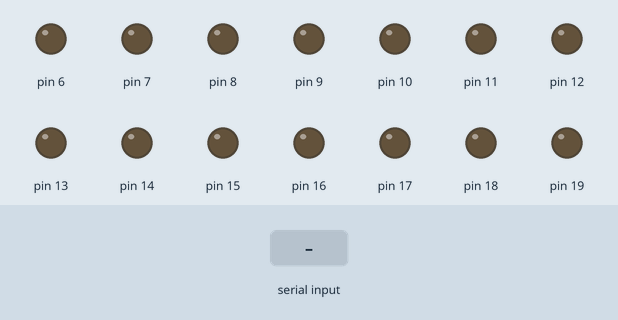
A sketch run on a simulated Arduino Uno, built with avr-gcc and run on an emulated ATmega328P. Shown: output pins drawn as LEDs (lit = HIGH). Dashed ring = blinking. The inputs (shaded band) are chosen by the test bench.

Above: at 1.2 s.
1.3 s: byte 30 received over Serial
At 2.1 s:
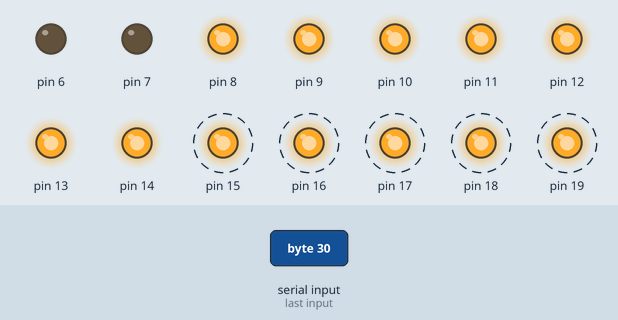
At 3.1 s:
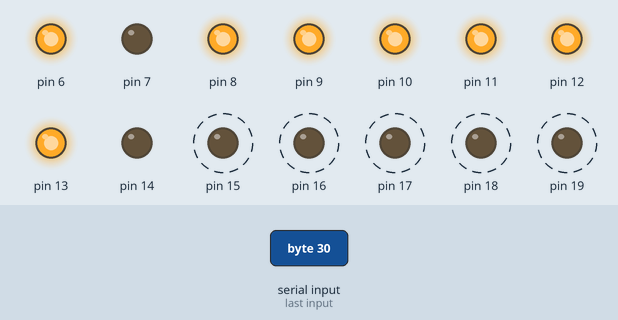
6.8 s: byte 90 received over Serial
At 8.6 s:
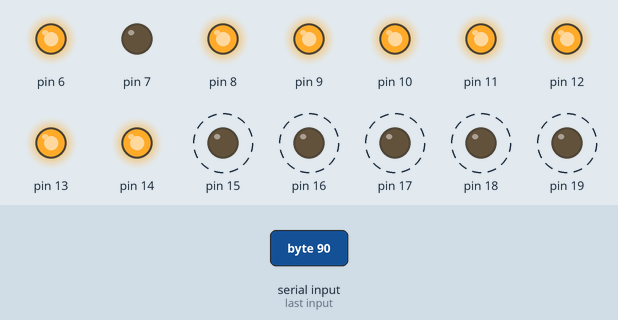
Timing chart, 0 to 12.3 s (numbered marks = the images above; inputs shaded):
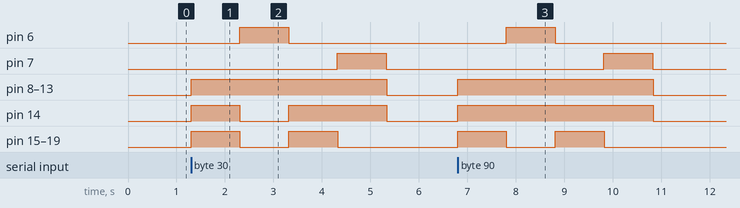

Measured:
- after the input at 1.3 s, pin 6: LOW → HIGH after 1.0 s, → LOW 1.0 s later; pin 7: LOW → HIGH after 3.0 s, → LOW 1.0 s later
- after the input at 6.8 s, pin 6: LOW → HIGH after 1.0 s, → LOW 1.0 s later; pin 7: LOW → HIGH after 3.0 s, → LOW 1.0 s later; pin 8–14: LOW → HIGH at once, → LOW 4.0 s later; pin 15–19: alternates HIGH for 1.0 s and LOW for 1.0 s, 4 changes in all, then stays LOW, starting at once

The sketch:

teste_.ino
```cpp
//#include <EEPROM.h>
int ligar = B0;
int rele_ligar = B0;
int dados = B1;
int desligar = B1;
int switchh, switch1=B000000,switch2=B000000;
int cmd,bobina;
int liga_antiga = 0;
int d_bobina_antiga_2,d_bobina_antiga_1,n_bobina_antiga_1,n_bobina_antiga_2;


void setup() {

 Serial.begin(9600);
  DDRD = B11111100;
  DDRB = B111111;
  DDRC = B111111;
  //switch1 = EEPROM.read(0);
  //switch2 = EEPROM.read(1);

}

void loop() {

  if (Serial.available() > 0) {

     cmd = Serial.read();
     switchh = cmd/10;
     bobina = cmd%10;
     aberto();
     delay(1000);
     desligar_bobina();
     delay(1000);
     aberto();
     delay(1000);
     escolher_bobina(bobina);
     ligar_bobina();
     delay(1000);
     aterrado();

     delay(1000);


   }

}

void escolher_bobina(int valor){

   switch (valor) {
   case 1:
    dados = B111100;
    break;
   case 2:
    dados = B111001;
    break;
   case 3:
    dados = B110011;
    break;
   case 4:
    dados = B100111;
    break;
   case 5:
    dados = B001111;
    break;
   case 6:
    dados = B011110;
  default:
    // Se nenhuma das condições for satisfeita
    break;
  }

}


void ligar_bobina(){
   if(bobina%2==0){
      PORTD = B10<<6;
     }else{
      PORTD = B01<<6;
     }

     delay(10);
     switchhh(dados);


}

void desligar_bobina(){

   if(switchh==1){
       if(n_bobina_antiga_1%2==0){
        PORTD = B01<<6;
       }else{
       PORTD = B10<<6;
       }
       PORTB =  d_bobina_antiga_1;
       PORTC = B111111;


     }else{
      if(n_bobina_antiga_2%2==0){
      PORTD = B01<<6;
     }else{
      PORTD = B10<<6;
     }
      PORTB = B111111;
      PORTC = d_bobina_antiga_2;
     }
     delay(10);
}


void switchhh(int valor){
  if(switchh==1){
       PORTB = valor;
       PORTC = B111111;
       d_bobina_antiga_1 = dados;
       n_bobina_antiga_1 = bobina;
     }else{
       PORTB = B111111;
       PORTC = valor;
       d_bobina_antiga_2 = dados;
       n_bobina_antiga_2 = bobina;
     }
}

void aberto(){
  PORTC = B1111111;
  PORTB = B1111111;
  PORTD = B0000011;
}

void aterrado(){
  PORTD = B00<<6;
  delay(10);
  PORTC = B000000;
  PORTB = B000000;

}
```
